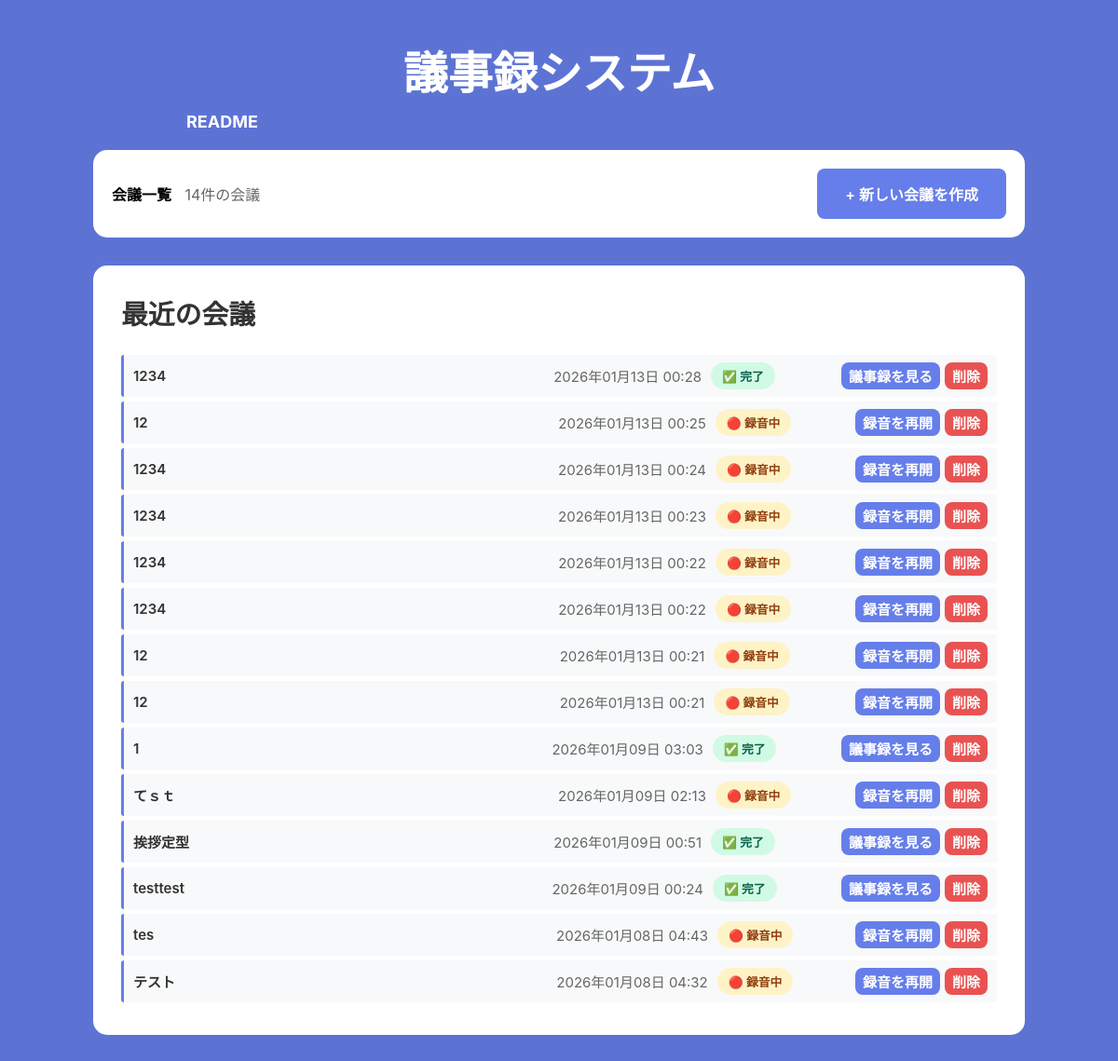
The app's page /, older data.
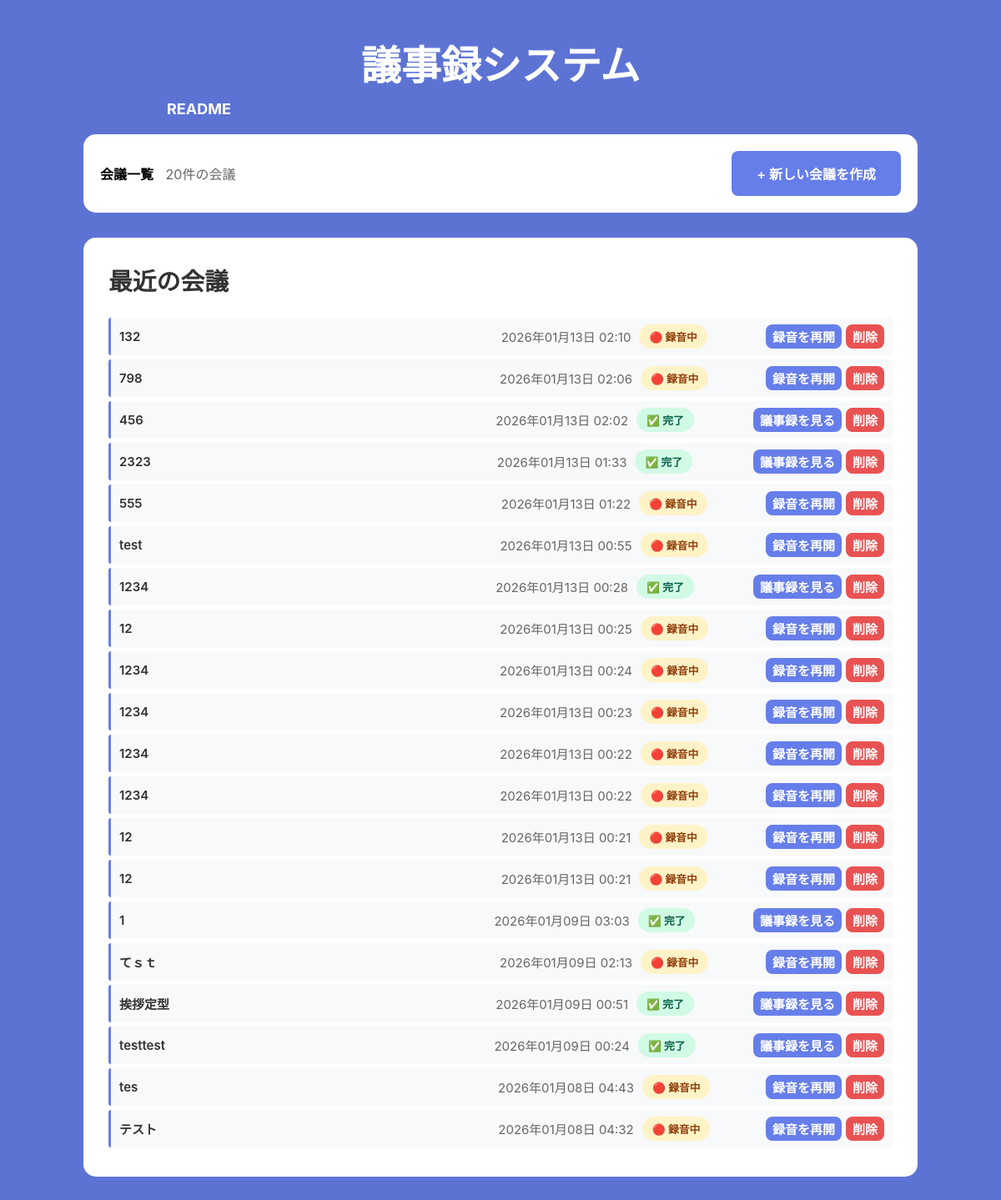
The same page, newer data.
### minutes/models.py (models this page shows, shortened)
class Meeting(models.Model):
    title = models.CharField(max_length=200)
    created_at = models.DateTimeField(auto_now_add=True)
    created_by = models.ForeignKey(User, on_delete=models.CASCADE, null=True, blank=True)
    duration_seconds = models.IntegerField(default=0)
    status = models.CharField(
        max_length=20,
        choices=[
            ('recording', '録音中'),
            ('processing', '処理中'),
            ('completed', '完了'),
        ],
        default='recording'
    )
    class Meta:
        ordering = ['-created_at']

### minutes/views.py (the view)
# urls.py: path('', views.index, name='index'),
def index(request):
    meetings = Meeting.objects.all()
    return render(request, 'minutes/index.html', {'meetings': meetings})

### templates/minutes/index.html (shortened to what this page needs)
<!DOCTYPE html>
<html lang="ja">
<head>
</head>
<body>
    <div class="container">
        <div class="header">
            <h1>議事録システム</h1>
            <a class="readme" href="/readme/" style="color: white; text-decoration: none; font-size: 18px; font-weight: bold; align-self: flex-start; margin-left: 10%;">README</a>
        </div>
        <div class="action-bar">
            <div>
                <strong>会議一覧</strong>
                <span style="color: #666; margin-left: 10px;">{{ meetings|length }}件の会議</span>
            </div>
            <a href="/create/" class="btn btn-primary">+ 新しい会議を作成</a>
        </div>
        <div class="meetings-list">
            <h2>最近の会議</h2>
            {% if meetings %}
                {% for meeting in meetings %}
                <div class="meeting-card">
                    <div class="meeting-title">{{ meeting.title }}</div>
                    <div class="meeting-meta">
                        <span>
                            {{ meeting.created_at|date:"Y年m月d日 H:i" }}
                        </span>
                        <span>
                            {% if meeting.status == 'recording' %}
                                <span class="status-badge status-recording">🔴 録音中</span>
                            {% elif meeting.status == 'processing' %}
                                <span class="status-badge status-processing">⚙️ 処理中</span>
                            {% elif meeting.status == 'completed' %}
                                <span class="status-badge status-completed">✅ 完了</span>
                            {% endif %}
                        </span>
                    </div>
                    <div class="meeting-actions">
                        {% if meeting.status == 'recording' %}
                            <a href="/meeting/{{ meeting.id }}/" class="btn btn-primary btn-small">録音を再開</a>
                        {% else %}
                            <a href="/meeting/{{ meeting.id }}/detail/" class="btn btn-primary btn-small">議事録を見る</a>
                        {% endif %}
                        <button class="btn btn-danger btn-small" onclick="deleteMeeting({{ meeting.id }})">削除</button>
                    </div>
                </div>
                {% endfor %}
            {% endif %}
        </div>
    </div>
</body>
</html>

Row changes from the older to the newer data that the page shows:
added Meeting: title "132", created_at "2026年01月13日 02:10", status "🔴 録音中"
added Meeting: title "798", created_at "2026年01月13日 02:06", status "🔴 録音中"
added Meeting: title "456", created_at "2026年01月13日 02:02", status "✅ 完了"
added Meeting: title "2323", created_at "2026年01月13日 01:33", status "✅ 完了"
added Meeting: title "555", created_at "2026年01月13日 01:22", status "🔴 録音中"
added Meeting: title "test", created_at "2026年01月13日 00:55", status "🔴 録音中"
Text that changed along with them:
{{ meetings|length }}: "14" → "20"
